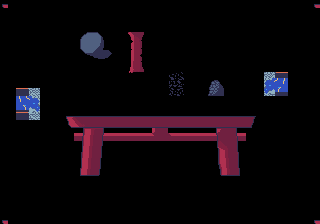

This is a level from a 2D game, rendered from its Tiled map with the project's own tilesets. A one-line summary and the complete map file follow:
An orthogonal 40x28 tile map with 8x8 px tiles, 1 tile layer (Tile Layer 1).

<map version="1.5" tiledversion="1.7.2" orientation="orthogonal" renderorder="right-down" width="40" height="28" tilewidth="8" tileheight="8" infinite="0" nextlayerid="3" nextobjectid="7">
 <tileset firstgid="1" source="bridge2_tileset.tsx" />
 <layer id="1" name="Tile Layer 1" width="40" height="28">
  <data encoding="csv">
146,65,65,65,65,65,65,65,65,65,65,65,65,65,65,65,65,65,65,65,65,65,65,65,65,65,65,65,65,65,65,65,65,65,65,65,65,65,65,146,
65,65,65,65,65,65,65,65,65,65,65,65,65,65,65,65,65,65,65,65,65,65,65,65,65,65,65,65,65,65,65,65,65,65,65,65,65,65,65,65,
65,65,65,65,65,65,65,65,65,65,65,65,65,65,65,65,65,65,65,65,65,65,65,65,65,65,65,65,65,65,65,65,65,65,65,65,65,65,65,65,
65,65,65,65,65,65,65,65,65,65,65,65,65,65,65,65,65,65,65,65,65,65,65,65,65,65,65,65,65,65,65,65,65,65,65,65,65,65,65,65,
65,65,65,65,65,65,65,65,65,65,133,134,135,65,65,65,124,125,65,65,65,65,65,65,65,65,65,65,65,65,65,65,65,65,65,65,65,65,65,65,
65,65,65,65,65,65,65,65,65,65,136,137,138,65,65,65,131,127,65,65,65,65,65,65,65,65,65,65,65,65,65,65,65,65,65,65,65,65,65,65,
65,65,65,65,65,65,65,65,65,65,139,140,141,142,65,65,126,129,65,65,65,65,65,65,65,65,65,65,65,65,65,65,65,65,65,65,65,65,65,65,
65,65,65,65,65,65,65,65,65,65,65,143,144,145,65,65,128,132,65,65,65,65,65,65,65,65,65,65,65,65,65,65,65,65,65,65,65,65,65,65,
65,65,65,65,65,65,65,65,65,65,65,65,65,65,65,65,122,123,65,65,65,65,65,65,65,65,65,65,65,65,65,65,65,65,65,65,65,65,65,65,
65,65,65,65,65,65,65,65,65,65,65,65,65,65,65,65,130,65,65,65,65,121,119,65,65,65,65,65,65,65,65,65,65,38,39,40,65,65,65,65,
65,65,65,65,65,65,65,65,65,65,65,65,65,65,65,65,65,65,65,65,65,116,117,65,65,65,112,113,65,65,65,65,65,41,42,43,65,65,65,65,
65,65,19,6,5,65,65,65,65,65,65,65,65,65,65,65,65,65,65,65,65,118,120,65,65,65,114,115,65,65,65,65,65,44,45,46,65,65,65,65,
65,65,33,34,35,65,65,65,65,65,65,65,65,65,65,65,65,65,65,65,65,65,65,65,65,65,65,65,65,65,65,65,65,65,65,65,65,65,65,65,
65,65,31,32,36,65,65,65,65,65,65,65,65,65,65,65,65,65,65,65,65,65,65,65,65,65,65,65,65,65,65,65,65,65,65,65,65,65,65,65,
65,65,19,37,5,65,65,65,146,69,147,147,147,147,147,147,147,147,147,147,147,147,147,147,147,147,147,147,147,147,147,66,65,65,65,65,65,65,65,65,
65,65,65,65,65,65,65,65,67,70,71,148,148,148,148,148,148,148,148,148,148,148,148,148,148,148,148,148,148,148,148,68,65,65,65,65,65,65,65,65,
65,65,65,65,65,65,65,65,65,106,72,73,74,150,150,150,150,150,150,110,90,111,150,150,150,150,150,89,90,103,104,65,65,65,65,65,65,65,65,65,
65,65,65,65,65,65,65,65,65,107,108,149,102,109,109,109,109,109,109,109,109,109,109,109,109,109,109,91,90,92,105,65,65,65,65,65,65,65,65,65,
65,65,65,65,65,65,65,65,65,65,77,78,79,65,65,65,65,65,65,65,65,65,65,65,65,65,65,93,94,95,65,65,65,65,65,65,65,65,65,65,
65,65,65,65,65,65,65,65,65,65,80,81,82,65,65,65,65,65,65,65,65,65,65,65,65,65,65,75,96,97,65,65,65,65,65,65,65,65,65,65,
65,65,65,65,65,65,65,65,65,65,83,84,85,65,65,65,65,65,65,65,65,65,65,65,65,65,65,98,149,76,65,65,65,65,65,65,65,65,65,65,
65,65,65,65,65,65,65,65,65,65,86,87,88,65,65,65,65,65,65,65,65,65,65,65,65,65,65,99,100,101,65,65,65,65,65,65,65,65,65,65,
65,65,65,65,65,65,65,65,65,65,65,65,65,65,65,65,65,65,65,65,65,65,65,65,65,65,65,65,65,65,65,65,65,65,65,65,65,65,65,65,
65,65,65,65,65,65,65,65,65,65,65,65,65,65,65,65,65,65,65,65,65,65,65,65,65,65,65,65,65,65,65,65,65,65,65,65,65,65,65,65,
65,65,65,65,65,65,65,65,65,65,65,65,65,65,65,65,65,65,65,65,65,65,65,65,65,65,65,65,65,65,65,65,65,65,65,65,65,65,65,65,
65,65,65,65,65,65,65,65,65,65,65,65,65,65,65,65,65,65,65,65,65,65,65,65,65,65,65,65,65,65,65,65,65,65,65,65,65,65,65,65,
65,65,65,65,65,65,65,65,65,65,65,65,65,65,65,65,65,65,65,65,65,65,65,65,65,65,65,65,65,65,65,65,65,65,65,65,65,65,65,65,
146,65,65,65,65,65,65,65,65,65,65,65,65,65,65,65,65,65,65,65,65,65,65,65,65,65,65,65,65,65,65,65,65,65,65,65,65,65,65,146
</data>
 </layer>
</map>
